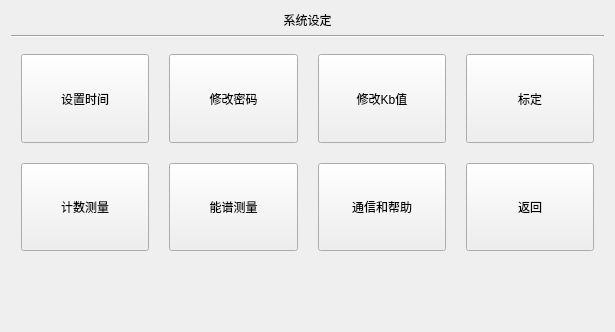
<?xml version="1.0" encoding="UTF-8"?>
<ui version="4.0">
 <class>systemsetup</class>
 <widget class="QWidget" name="systemsetup">
  <property name="geometry">
   <rect>
    <x>0</x>
    <y>0</y>
    <width>615</width>
    <height>332</height>
   </rect>
  </property>
  <property name="windowTitle">
   <string>Form</string>
  </property>
  <layout class="QGridLayout" name="gridLayout_2">
   <item row="0" column="0">
    <layout class="QVBoxLayout" name="verticalLayout" stretch="1,1,4,1">
     <item>
      <widget class="QLabel" name="label">
       <property name="sizePolicy">
        <sizepolicy hsizetype="Preferred" vsizetype="Maximum">
         <horstretch>0</horstretch>
         <verstretch>0</verstretch>
        </sizepolicy>
       </property>
       <property name="text">
        <string>系统设定</string>
       </property>
       <property name="alignment">
        <set>Qt::AlignCenter</set>
       </property>
      </widget>
     </item>
     <item>
      <widget class="Line" name="line">
       <property name="orientation">
        <enum>Qt::Horizontal</enum>
       </property>
      </widget>
     </item>
     <item>
      <layout class="QGridLayout" name="gridLayout">
       <property name="leftMargin">
        <number>10</number>
       </property>
       <property name="topMargin">
        <number>10</number>
       </property>
       <property name="rightMargin">
        <number>10</number>
       </property>
       <property name="bottomMargin">
        <number>10</number>
       </property>
       <property name="spacing">
        <number>20</number>
       </property>
       <item row="0" column="0">
        <widget class="QPushButton" name="pushButton">
         <property name="sizePolicy">
          <sizepolicy hsizetype="Minimum" vsizetype="Minimum">
           <horstretch>0</horstretch>
           <verstretch>0</verstretch>
          </sizepolicy>
         </property>
         <property name="text">
          <string>设置时间</string>
         </property>
        </widget>
       </item>
       <item row="0" column="1">
        <widget class="QPushButton" name="pushButton_2">
         <property name="sizePolicy">
          <sizepolicy hsizetype="Minimum" vsizetype="Minimum">
           <horstretch>0</horstretch>
           <verstretch>0</verstretch>
          </sizepolicy>
         </property>
         <property name="text">
          <string>修改密码</string>
         </property>
        </widget>
       </item>
       <item row="0" column="2">
        <widget class="QPushButton" name="pushButton_3">
         <property name="sizePolicy">
          <sizepolicy hsizetype="Minimum" vsizetype="Minimum">
           <horstretch>0</horstretch>
           <verstretch>0</verstretch>
          </sizepolicy>
         </property>
         <property name="text">
          <string>修改Kb值</string>
         </property>
        </widget>
       </item>
       <item row="0" column="3">
        <widget class="QPushButton" name="pushButton_4">
         <property name="sizePolicy">
          <sizepolicy hsizetype="Minimum" vsizetype="Minimum">
           <horstretch>0</horstretch>
           <verstretch>0</verstretch>
          </sizepolicy>
         </property>
         <property name="text">
          <string>标定</string>
         </property>
        </widget>
       </item>
       <item row="1" column="0">
        <widget class="QPushButton" name="pushButton_7">
         <property name="sizePolicy">
          <sizepolicy hsizetype="Minimum" vsizetype="Minimum">
           <horstretch>0</horstretch>
           <verstretch>0</verstretch>
          </sizepolicy>
         </property>
         <property name="text">
          <string>计数测量</string>
         </property>
        </widget>
       </item>
       <item row="1" column="1">
        <widget class="QPushButton" name="pushButton_9">
         <property name="sizePolicy">
          <sizepolicy hsizetype="Minimum" vsizetype="Minimum">
           <horstretch>0</horstretch>
           <verstretch>0</verstretch>
          </sizepolicy>
         </property>
         <property name="text">
          <string>能谱测量</string>
         </property>
        </widget>
       </item>
       <item row="1" column="2">
        <widget class="QPushButton" name="pushButton_5">
         <property name="sizePolicy">
          <sizepolicy hsizetype="Minimum" vsizetype="Minimum">
           <horstretch>0</horstretch>
           <verstretch>0</verstretch>
          </sizepolicy>
         </property>
         <property name="text">
          <string>通信和帮助</string>
         </property>
        </widget>
       </item>
       <item row="1" column="3">
        <widget class="QPushButton" name="pushButton_6">
         <property name="sizePolicy">
          <sizepolicy hsizetype="Minimum" vsizetype="Minimum">
           <horstretch>0</horstretch>
           <verstretch>0</verstretch>
          </sizepolicy>
         </property>
         <property name="text">
          <string>返回</string>
         </property>
        </widget>
       </item>
      </layout>
     </item>
     <item>
      <layout class="QHBoxLayout" name="horizontalLayout">
       <property name="spacing">
        <number>0</number>
       </property>
       <item>
        <widget class="issample" name="widget" native="true"/>
       </item>
       <item>
        <widget class="ispreheat" name="widget_2" native="true"/>
       </item>
       <item>
        <widget class="date_widget" name="widget_3" native="true"/>
       </item>
      </layout>
     </item>
    </layout>
   </item>
  </layout>
 </widget>
 <customwidgets>
  <customwidget>
   <class>date_widget</class>
   <extends>QWidget</extends>
   <header>date_widget.h</header>
   <container>1</container>
  </customwidget>
  <customwidget>
   <class>issample</class>
   <extends>QWidget</extends>
   <header>issample.h</header>
   <container>1</container>
  </customwidget>
  <customwidget>
   <class>ispreheat</class>
   <extends>QWidget</extends>
   <header>ispreheat.h</header>
   <container>1</container>
  </customwidget>
 </customwidgets>
 <resources/>
 <connections/>
</ui>
